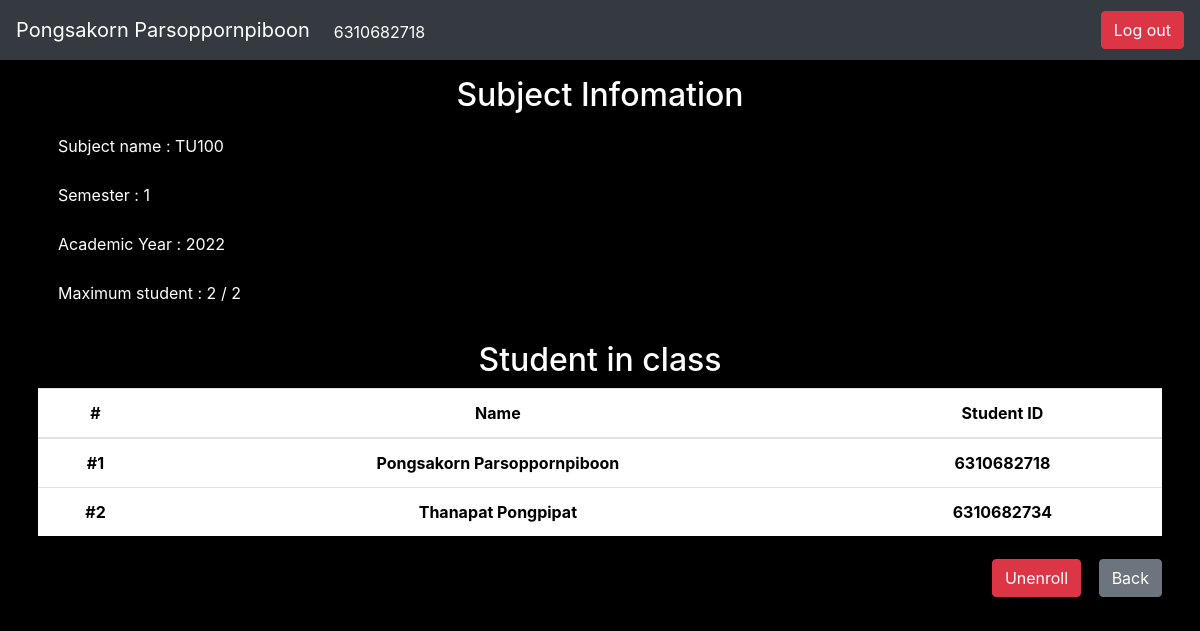
/bookingsubject/2 (signed in), run on the app's committed database.
### bookingsubject/models.py (models this page shows, shortened)
class Subject(models.Model):
    code = models.CharField(max_length=3, unique=True)
    subject_name = models.CharField(max_length=15)
    semester = models.CharField(max_length=1)
    academic_year = models.IntegerField()
    amount = models.IntegerField()
    status = models.BooleanField()
    student = models.IntegerField(default=0)
    def __str__(self):
        return f"{self.code} {self.subject_name} {self.semester} {self.academic_year} {self.amount} {self.status} {self.student}"

class Enrollment(models.Model):
    user = models.ForeignKey(User, on_delete=models.CASCADE, to_field="id")
    subject = models.ForeignKey(Subject, on_delete=models.CASCADE, to_field="code")

### bookingsubject/views.py (the view)
# urls.py: path("<int:subject_id>", views.subject_info, name="subject_info"),
def subject_info(req, subject_id):
    try:
        subject = Subject.objects.get(id=subject_id)
        check_enroll = is_already_enroll(req.user.id, subject_id)
        enrollment_list = Enrollment.objects.filter(subject=subject)
        return render(req, "bookingsubject/subject_info.html", {"subject_data": subject, "enrolls": enrollment_list, "is_already_enroll": check_enroll})
    except Exception as e:
        print("Error : ", e)
        return index(req, {"status": False, "message": "Something went wrong"})

### bookingsubject/views.py (called while the page is built)
def is_already_enroll(user_id, subject_id=None):
    try:
        user_data = User.objects.get(id=user_id)
        if (subject_id == None):
            enroll = Enrollment.objects.get(user=user_data)
            return True
        else:
            subject_data = Subject.objects.get(id=subject_id)
            print(subject_data)
            enroll = Enrollment.objects.get(
                user=user_data, subject=subject_data)
            return True
    except:
        return False

### bookingsubject/templates/bookingsubject/subject_info.html (shortened to what this page needs)
{% extends 'bookingsubject/layout.html' %} {% block body %}
<div style="color: white">
  <h2 class="text-white text-center">Subject Infomation</h2>
  <div class="info-body">
    <ul class="list-group list-group-flush text-white mb-4">
      <li class="list-group-item bg-transparent">
        Subject name : {{ subject_data.subject_name }}
      </li>
      <li class="list-group-item bg-transparent">
        Semester : {{ subject_data.semester }}
      </li>
      <li class="list-group-item bg-transparent">
        Academic Year : {{ subject_data.academic_year }}
      </li>
      <li class="list-group-item bg-transparent">
        Maximum student : {{ subject_data.amount }} / {{ enrolls.count }}
      </li>
    </ul>
  </div>
  <h2 class="text-white text-center">Student in class</h2>
  <div class="student-list mt-2 bg-white">
    <table class="table table-hover text-center">
      <thead>
        <tr class="sub-text">
          <th scope="col">#</th>
          <th scope="col">Name</th>
          <th scope="col">Student ID</th>
        </tr>
      </thead>
      <tbody>
        {% for enroll in enrolls %}
        <tr>
          <th scope="row" class="sub-text align-middle">#{{ forloop.counter }}</th>
          <th scope="row" class="sub-text align-middle">
            {{ enroll.user.first_name }} {{ enroll.user.last_name }}
          </th>
          <th scope="row" class="sub-text align-middle">
            {{ enroll.user.username}}
          </th>
        </tr>
        {% empty %}
        <tr class="text-dark">
          <th colspan="3"><i>No data</th>
        </tr>
        {% endfor %}
      </tbody>
    </table>
  </div>
  <div class="section-action mt-2 left-0">
    <div class="flex float-right">
      {% if is_already_enroll == False %}
      <form class="btn" action="{% url 'enroll_subject' subject_data.id request.user.id  %}" method="post">
        {% csrf_token %}
        {% if request.user.is_superuser == False %}
        <button type="submit" class="btn btn-primary">Enroll</button>
        {% endif %}
      </form>
      {% else %}
      <form class="btn" action="{% url 'unenroll_subject' subject_data.id %}" method="post">
        {% if request.user.is_superuser == False %}
        <button type="submit" class="btn btn-danger">Unenroll</button>
        {% endif %}
      </form>
      {% endif %}
      <a class="btn btn-secondary" href="{% url 'booking_index' %}">Back</a>
    </div>
  </div>
</div>
{% endblock %}

### bookingsubject/templates/bookingsubject/layout.html (shortened to what this page needs)
<!DOCTYPE html>
<html lang="en">
  <head>
    {% load static %}
    <link
      rel="stylesheet"
      href="https://cdn.jsdelivr.net/npm/bootstrap@4.3.1/dist/css/bootstrap.min.css"
    />
    <link rel="stylesheet" href="{% static 'bookingsubject/style.css' %}" />
    {% if request.resolver_match.url_name != 'login' and request.resolver_match.url_name != 'logout' and request.resolver_match.url_name != 'register' %}
    <nav class="navbar navbar-expand-lg navbar-dark bg-dark">
      <a class="navbar-brand">{{request.user.first_name}}  {{request.user.last_name}}</a>
      <div class="collapse navbar-collapse" id="navbarSupportedContent">
        <ul class="navbar-nav mr-auto">
          <li class="nav-item active">
            <a class="nav-link mt-1">{{request.user.username}} <span class="sr-only">(current)</span></a>
          </li>
        </ul>
        <form class="form-inline my-2 my-lg-0">
          <a class="btn btn-danger float-right right-0" id="logout" href="{% url 'logout' %}">Log out</a>
        </form>
      </div>
    </nav>
    {% endif %}
  </head>
  <body>
    <div class="container p-2 mt-2">{% block body %} {% endblock %}</div>
  </body>
</html>

### bookingsubject/static/bookingsubject/style.css (style rules this page uses)
body { background-color: black; color: white; }
.sub-text { color: black }

### data on the page
Subject: subject_name "TU100", semester "1", academic_year "2022", amount "2"
Enrollment: user.first_name "Pongsakorn", user.last_name "Parsoppornpiboon", user.username "6310682718"
Enrollment: user.first_name "Thanapat", user.last_name "Pongpipat", user.username "6310682734"

### other printed values
{{ request.user.first_name }} "Pongsakorn"
{{ request.user.last_name }} "Parsoppornpiboon"
{{ request.user.username }} "6310682718"
{{ enrolls.count }} "2"
